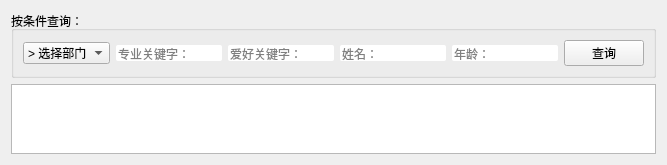
      <widget class="QWidget" name="tabSearch">
       <attribute name="title">
        <string>查询义工</string>
       </attribute>
       <layout class="QVBoxLayout" name="verticalLayout_8">
        <item>
         <widget class="QGroupBox" name="groupBox_5">
          <property name="title">
           <string>按条件查询：</string>
          </property>
          <layout class="QHBoxLayout" name="horizontalLayout_2">
           <item>
            <widget class="QComboBox" name="comboBoxVDepart">
             <item>
              <property name="text">
               <string>&gt; 选择部门</string>
              </property>
             </item>
            </widget>
           </item>
           <item>
            <widget class="QLineEdit" name="lineEditVFieldSearch">
             <property name="styleSheet">
              <string notr="true">border-radius: 2px;</string>
             </property>
             <property name="placeholderText">
              <string>专业关键字：</string>
             </property>
            </widget>
           </item>
           <item>
            <widget class="QLineEdit" name="lineEditVHobbyKey">
             <property name="styleSheet">
              <string notr="true">border-radius: 2px;</string>
             </property>
             <property name="placeholderText">
              <string>爱好关键字：</string>
             </property>
            </widget>
           </item>
           <item>
            <widget class="QLineEdit" name="lineEditVName">
             <property name="styleSheet">
              <string notr="true">border-radius: 2px;</string>
             </property>
             <property name="placeholderText">
              <string>姓名：</string>
             </property>
            </widget>
           </item>
           <item>
            <widget class="QLineEdit" name="lineEditVAge">
             <property name="styleSheet">
              <string notr="true">border-radius: 2px;</string>
             </property>
             <property name="placeholderText">
              <string>年龄：</string>
             </property>
            </widget>
           </item>
           <item>
            <widget class="QPushButton" name="pushButtonVSearch">
             <property name="text">
              <string>查询</string>
             </property>
            </widget>
           </item>
          </layout>
         </widget>
        </item>
        <item>
         <widget class="QTableView" name="tableView">
          <property name="contextMenuPolicy">
           <enum>Qt::CustomContextMenu</enum>
          </property>
          <property name="sizeAdjustPolicy">
           <enum>QAbstractScrollArea::AdjustToContents</enum>
          </property>
         </widget>
        </item>
       </layout>
      </widget>
